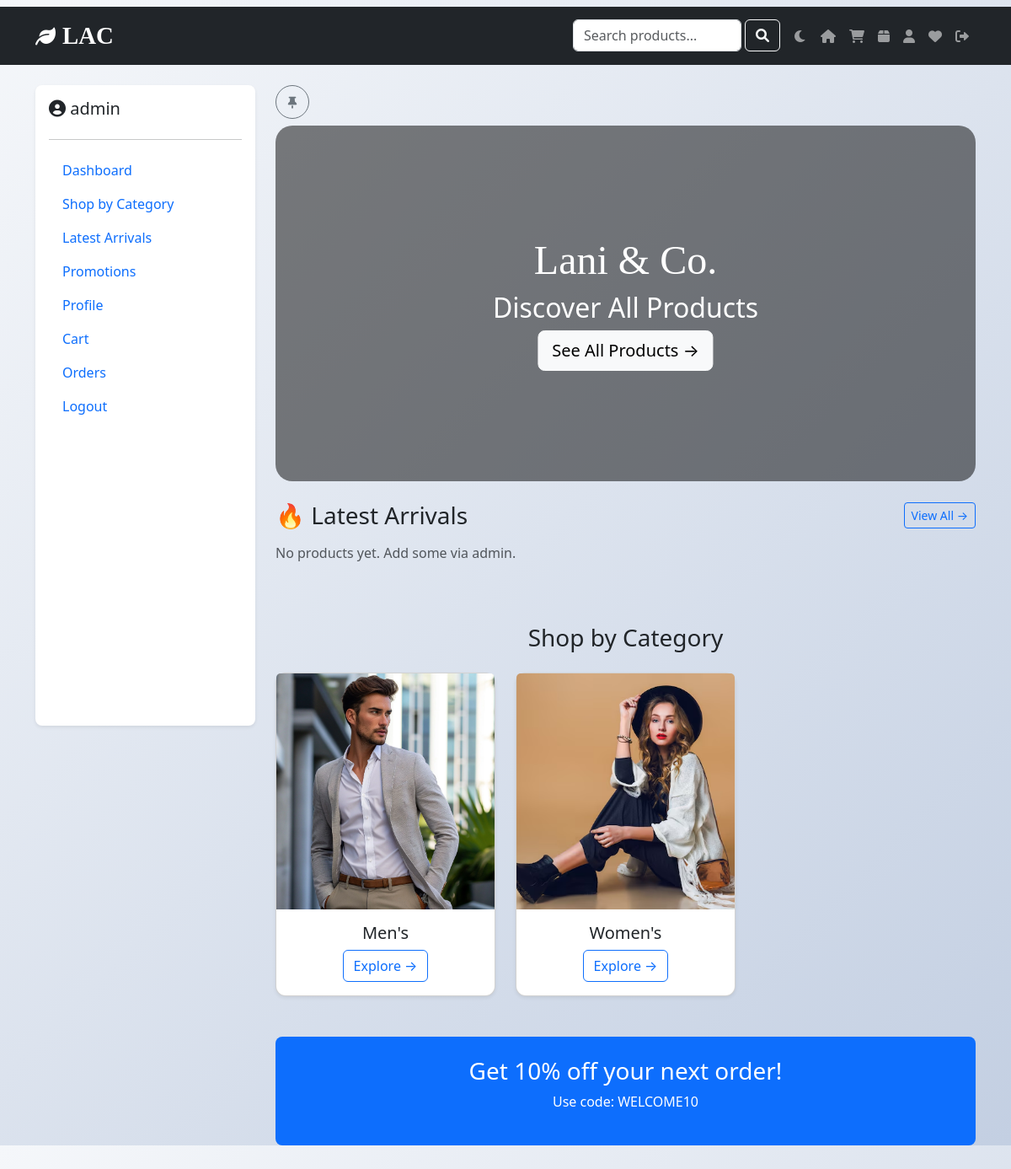
The app's page / (signed in), older data.
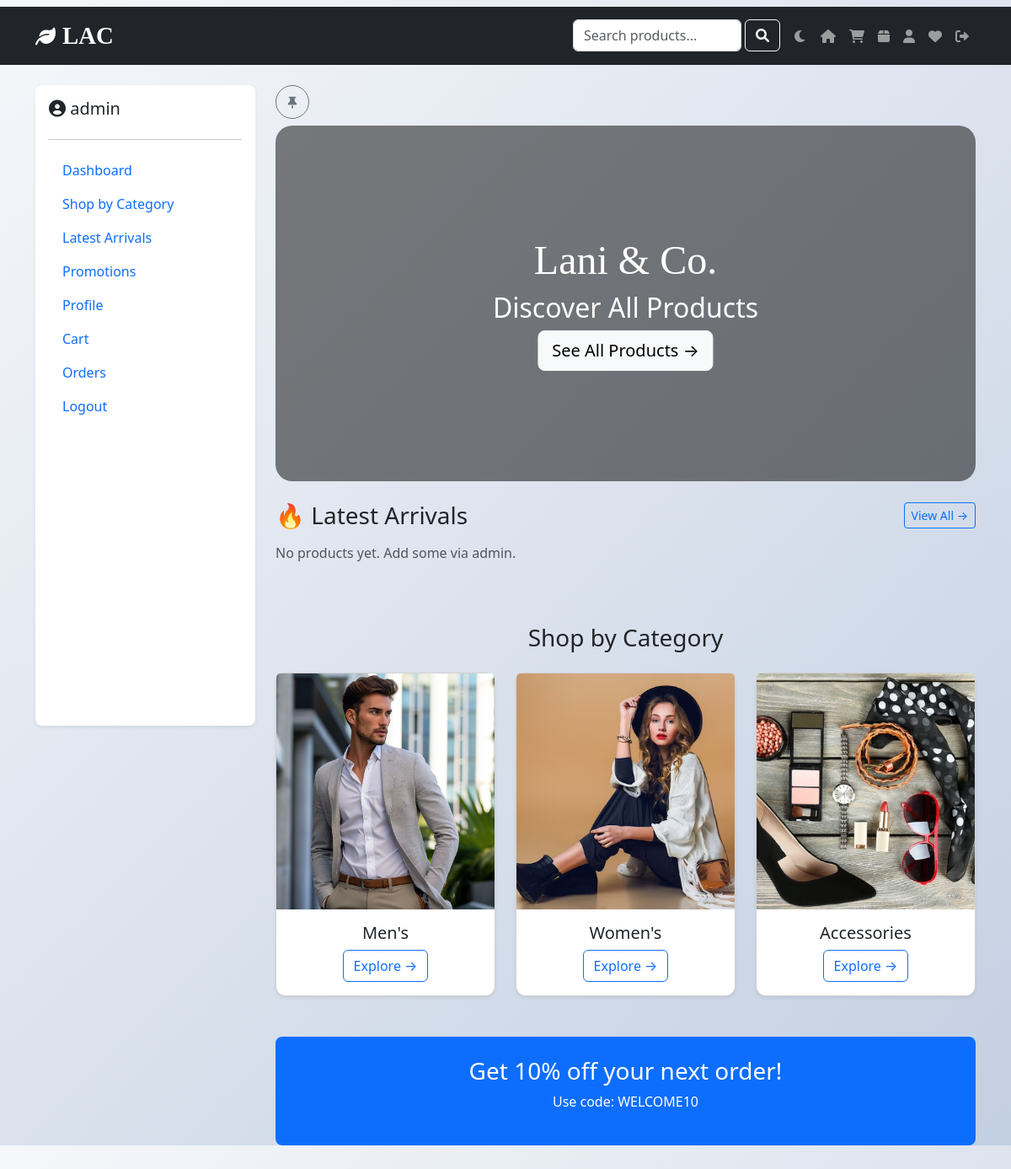
The same page, newer data.
### shop/models.py (models this page shows, shortened)
class Category(models.Model):
    name = models.CharField(max_length=100)
    slug = models.SlugField(unique=True, blank=False, null=False)
    image = models.ImageField(upload_to='categories/', blank=True, null=True)

### myapp/views.py (the view)
# urls.py: 2. Add a URL to urlpatterns:  path('', views.home, name='home')
@never_cache
def home(request):
    categories = Category.objects.all()
    latest_products = Product.objects.filter(is_latest=True)[:6]
    search_query = request.GET.get('q', '')
    search_results = None
    if search_query:
        search_results = Product.objects.filter(name__icontains=search_query)
    show_banner = request.session.pop('show_welcome_banner', False)
    is_new_user = request.session.pop('new_registration', False)
    favorited_ids = []
    if request.user.is_authenticated:
        favorited_ids = request.user.favorite_set.values_list('product_id', flat=True)
    return render(request, 'home.html', {
        'categories': categories,
        'latest_products': latest_products,
        'search_query': search_query,
        'search_results': search_results,
        'show_banner': show_banner,
        'is_new_user': is_new_user,
        'favorited_ids': favorited_ids,
    })

### shop/templates/home.html (shortened to what the changed rows need)
{% extends 'base.html' %}
{% load static %}
{% load humanize %}
{% block content %}
{% if not user.is_authenticated %}
{% block footer %}{% endblock %}
<div class="hero-video-wrapper" style="position: relative;">
    <video autoplay muted loop playsinline style="width: 100%; height: auto; min-height: 400px; object-fit: cover;">
        <source src="{% static 'videos/hero-video.mp4' %}" type="video/mp4">
    </video>
    <div style="position: absolute; top:0; left:0; width:100%; height:100%; background: rgba(0,0,0,0.5);"></div>
    <div style="position: absolute; top:50%; left:50%; transform: translate(-50%,-50%); text-align: center; color: white;">
        <h1 style="font-family: 'Cursive', 'Brush Script MT', cursive; font-size: 3rem;">Lani & Co.</h1>
        <p>Jeans, Shoes, Accessories & T‑Shirts for Men & Women</p>
        <a href="{% url 'register' %}" class="btn btn-light btn-lg">Shop Now →</a>
    </div>
</div>
<div class="bg-primary text-white text-center py-4 mt-4">
    <h3>Get 10% off your first order</h3>
    <p>Sign up today and enjoy exclusive discounts on all items.</p>
    <a href="{% url 'register' %}" class="btn btn-light btn-lg">Register Now</a>
</div>
<div class="container-fluid px-0 my-5">
    <div class="row bg-light p-4 shadow-sm" style="margin-left: 0; margin-right: 0;">
        <div class="col-md-6">
            <h4>About Lani & Co.</h4>
            <p><i class="fas fa-map-marker-alt"></i> 123 Fashion Street, Colombo, Sri Lanka</p>
            <p><i class="fas fa-phone"></i> +94 11 234 5678</p>
            <p><i class="fas fa-envelope"></i> hello@lani.lk</p>
            <p><strong>Certified</strong> <i class="fas fa-certificate text-success"></i> Organic Cotton, Fair Trade</p>
            <p><strong>Est. 2025</strong> – Premium quality fabrics</p>
            <p>✨ Specialising in sustainable, stylish clothing for all.</p>
        </div>
        <div class="col-md-6 text-md-end">
            <p>&copy; 2025 Lani & Co. - Premium Fabrics</p>
            <p>All rights reserved.</p>
        </div>
    </div>
</div>
<script>
    if (window.location.hash) history.replaceState(null, null, window.location.pathname);
    if ('scrollRestoration' in history) history.scrollRestoration = 'manual';
    window.scrollTo(0, 0);
    window.addEventListener('load', () => window.scrollTo(0, 0));
</script>
{% else %}
<div class="row" id="mainRow">
    <div class="col-lg-9" id="mainCol">
        {% if search_query %}
        <div class="mb-5">
            <h3 class="mb-3">Search results for "{{ search_query }}"</h3>
            {% if search_results %}
            <div class="row g-4">
                {% for product in search_results %}
                <div class="col-md-3">
                    <div class="card h-100 shadow-sm">
                        {% if product.image_filename %}
                            <img src="{% static 'images/products/'|add:product.image_filename %}" class="card-img-top" style="height: 180px; object-fit: cover;">
                        {% elif product.image %}
                            <img src="{{ product.image.url }}" class="card-img-top" style="height: 180px; object-fit: cover;">
                        {% else %}
                            <img src="https://via.placeholder.com/260x180" class="card-img-top">
                        {% endif %}
                        <div class="card-body">
                            <h6>{{ product.name|truncatechars:30 }}</h6>
                            <p class="text-primary fw-bold">Rs. {{ product.price }}</p>
                            <a href="{% url 'product_detail' product.id %}" class="btn btn-sm btn-outline-primary">View Details</a>
                        </div>
                    </div>
                </div>
                {% endfor %}
            </div>
            {% else %}
            <p class="text-muted">No products found matching your search.</p>
            {% endif %}
        </div>
        {% else %}
        <div class="hero-video-wrapper mb-4" style="position: relative; border-radius: 20px; overflow: hidden;">
            <div class="hero-content" style="position:absolute; top:50%; left:50%; transform: translate(-50%,-50%); text-align:center; color:white;">
                <h1 style="font-family: 'Cursive', 'Brush Script MT', cursive; font-size: 3rem;">Lani & Co.</h1>
                <h2>Discover All Products</h2>
            </div>
        </div>
        <div id="categories" class="mb-5">
            <div class="row g-4">
                {% for category in categories %}
                <div class="col-md-6 col-lg-4">
                    <div class="card h-100 shadow-sm">
                        <img src="{% static 'images/categories/'|add:category.slug|add:'.jpg' %}" class="card-img-top" alt="{{ category.name }}" style="height: 280px; object-fit: cover;" onerror="this.src='https://via.placeholder.com/400x280?text={{ category.name }}'">
                        <div class="card-body text-center">
                            <h5>{{ category.name }}</h5>
                            <a href="{% url 'category_products' category.slug %}" class="btn btn-outline-primary">Explore →</a>
                        </div>
                    </div>
                </div>
                {% endfor %}
            </div>
        </div>
        {% endif %}
    </div>
</div>
{% endif %}
{% endblock %}

Row changes from the older to the newer data that the page shows:
added Category: slug (picture), name "Accessories"
